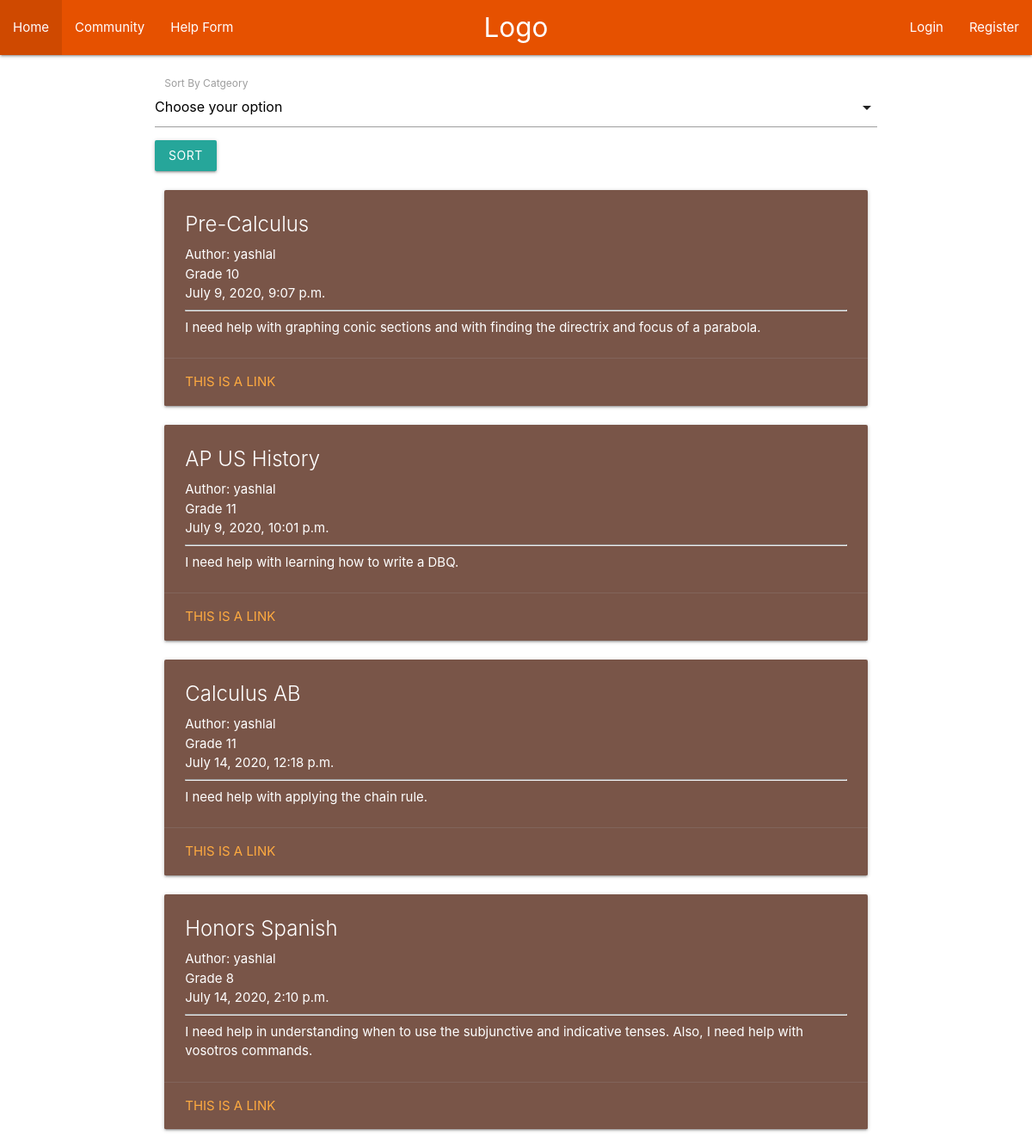
/community/, run on the app's committed database.
### main/models.py (models this page shows, shortened)
class Request(models.Model):
    subject = models.CharField(max_length = 200)
    category = models.ForeignKey(Category, default=1, verbose_name="Category", on_delete=models.SET_DEFAULT)
    author = models.CharField(max_length = 200, default="")
    grade_level = IntegerRangeField(min_value=1, max_value=12)
    dt = models.DateTimeField("DateTime Published", default=datetime.now)
    content = models.TextField()

### main/views.py (the view, shortened to what this page needs)
# urls.py: path('community/', views.community, name="community"),
def community(request):
    filtered_requests = []
    if request.method == "GET":
        category_key = request.GET.get('category_key')
        if category_key == None:
            return render(request=request, template_name="main/community.html", context={'requests': Request.objects.all, 'categories': Category.objects.all()})
        elif category_key == "all":
            return render(request=request, template_name="main/community.html", context={'requests': Request.objects.all, 'categories': Category.objects.all()})

### main/templates/main/community.html (shortened to what this page needs)
{% extends "main/header.html" %}
{% block content %}
  <br>
  <form action="." method="GET">
    <div class="input-field col s12">
       <label>Sort By Catgeory</label>
     </div>
     <button type="submit" class="btn btn-primary">Sort</button>
  </form>
  <div class="row">
    {% for req in requests %}
        <div class="col s12">
          <div class="card brown">
            <div class="card-content white-text">
              <span class="card-title">{{req.subject}}</span>
              <p>Author: {{req.author}}</p>
              <p>Grade {{req.grade_level}}</p>
              <p>{{req.dt}}</p>
              <hr>
              <p>{{req.content}}</p>
            </div>
            <div class="card-action">
              <a href="#">This is a link</a>
            </div>
          </div>
        </div>
    {% endfor %}
  </div>
{% endblock %}

### data on the page
Request: subject "Pre-Calculus", author "yashlal", grade_level "10", dt "July 9, 2020, 9:07 p.m.", content "I need help with graphing conic sections and with finding the directrix and focus of a parabola."
Request: subject "AP US History", author "yashlal", grade_level "11", dt "July 9, 2020, 10:01 p.m.", content "I need help with learning how to write a DBQ."
Request: subject "Calculus AB", author "yashlal", grade_level "11", dt "July 14, 2020, 12:18 p.m.", content "I need help with applying the chain rule."
Request: subject "Honors Spanish", author "yashlal", grade_level "8", dt "July 14, 2020, 2:10 p.m.", content "I need help in understanding when to use the subjunctive and indicative tenses. Also, I need help with vosotros commands."
